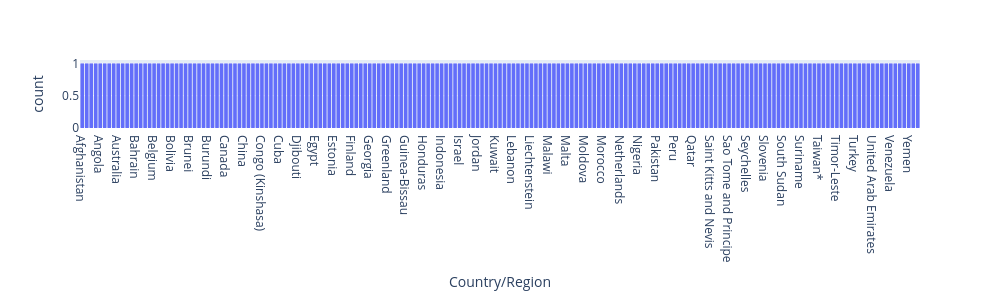
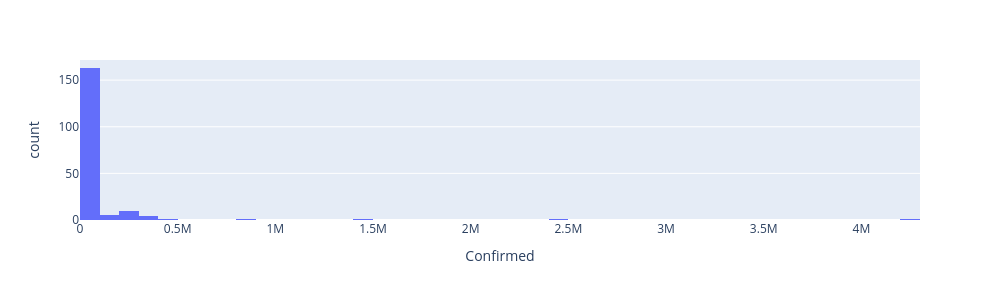
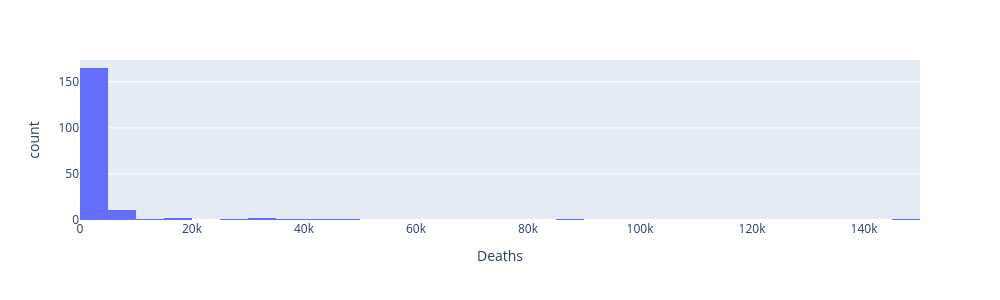
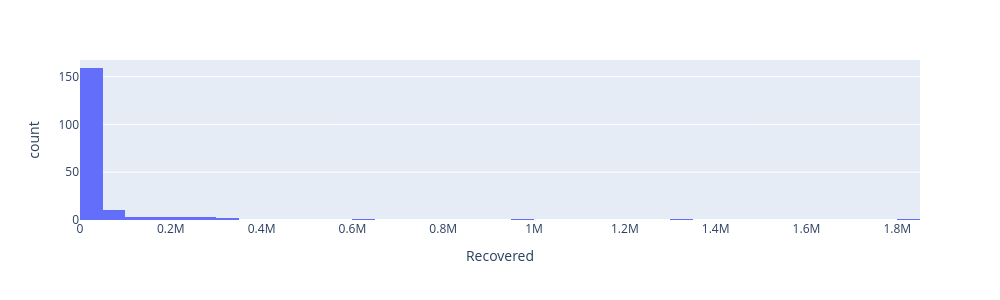

The notebook cell saved with these charts, in order:
### Markdown cell above
### Test normality of data

### Code cell
# drawing histogram for every column to check if they are normally distributed
for col in data:
    fig = px.histogram(data, x=data[col])
    fig.update_layout(width=1000, height=300)
    fig.show()

### Figure 1 — Plotly figure (JSON) as saved in the notebook; plotly's stock layout.template omitted (floating-point values rounded to 4 significant figures; data arrays with more than 128 entries replaced by an {"elided": "..."} marker saying what was removed)
{"data": [{"alignmentgroup": "True", "bingroup": "x", "hovertemplate": "Country/Region=%{x}<br>count=%{y}<extra></extra>", "legendgroup": "", "marker": {"color": "#636efa", "pattern": {"shape": ""}}, "name": "", "offsetgroup": "", "orientation": "v", "showlegend": false, "type": "histogram", "x": {"elided": "187 str values"}, "xaxis": "x", "yaxis": "y"}], "layout": {"barmode": "relative", "height": 300, "legend": {"tracegroupgap": 0}, "margin": {"t": 60}, "width": 1000, "xaxis": {"anchor": "y", "domain": [0, 1], "title": {"text": "Country/Region"}}, "yaxis": {"anchor": "x", "domain": [0, 1], "title": {"text": "count"}}}}

### Figure 2 — Plotly figure (JSON) as saved in the notebook; plotly's stock layout.template omitted (floating-point values rounded to 4 significant figures; data arrays with more than 128 entries replaced by an {"elided": "..."} marker saying what was removed)
{"data": [{"alignmentgroup": "True", "bingroup": "x", "hovertemplate": "Confirmed=%{x}<br>count=%{y}<extra></extra>", "legendgroup": "", "marker": {"color": "#636efa", "pattern": {"shape": ""}}, "name": "", "offsetgroup": "", "orientation": "v", "showlegend": false, "type": "histogram", "x": {"elided": "187 int values"}, "xaxis": "x", "yaxis": "y"}], "layout": {"barmode": "relative", "height": 300, "legend": {"tracegroupgap": 0}, "margin": {"t": 60}, "width": 1000, "xaxis": {"anchor": "y", "domain": [0, 1], "title": {"text": "Confirmed"}}, "yaxis": {"anchor": "x", "domain": [0, 1], "title": {"text": "count"}}}}

### Figure 3 — Plotly figure (JSON) as saved in the notebook; plotly's stock layout.template omitted (floating-point values rounded to 4 significant figures; data arrays with more than 128 entries replaced by an {"elided": "..."} marker saying what was removed)
{"data": [{"alignmentgroup": "True", "bingroup": "x", "hovertemplate": "Deaths=%{x}<br>count=%{y}<extra></extra>", "legendgroup": "", "marker": {"color": "#636efa", "pattern": {"shape": ""}}, "name": "", "offsetgroup": "", "orientation": "v", "showlegend": false, "type": "histogram", "x": {"elided": "187 int values"}, "xaxis": "x", "yaxis": "y"}], "layout": {"barmode": "relative", "height": 300, "legend": {"tracegroupgap": 0}, "margin": {"t": 60}, "width": 1000, "xaxis": {"anchor": "y", "domain": [0, 1], "title": {"text": "Deaths"}}, "yaxis": {"anchor": "x", "domain": [0, 1], "title": {"text": "count"}}}}

### Figure 4 — Plotly figure (JSON) as saved in the notebook; plotly's stock layout.template omitted (floating-point values rounded to 4 significant figures; data arrays with more than 128 entries replaced by an {"elided": "..."} marker saying what was removed)
{"data": [{"alignmentgroup": "True", "bingroup": "x", "hovertemplate": "Recovered=%{x}<br>count=%{y}<extra></extra>", "legendgroup": "", "marker": {"color": "#636efa", "pattern": {"shape": ""}}, "name": "", "offsetgroup": "", "orientation": "v", "showlegend": false, "type": "histogram", "x": {"elided": "187 int values"}, "xaxis": "x", "yaxis": "y"}], "layout": {"barmode": "relative", "height": 300, "legend": {"tracegroupgap": 0}, "margin": {"t": 60}, "width": 1000, "xaxis": {"anchor": "y", "domain": [0, 1], "title": {"text": "Recovered"}}, "yaxis": {"anchor": "x", "domain": [0, 1], "title": {"text": "count"}}}}
